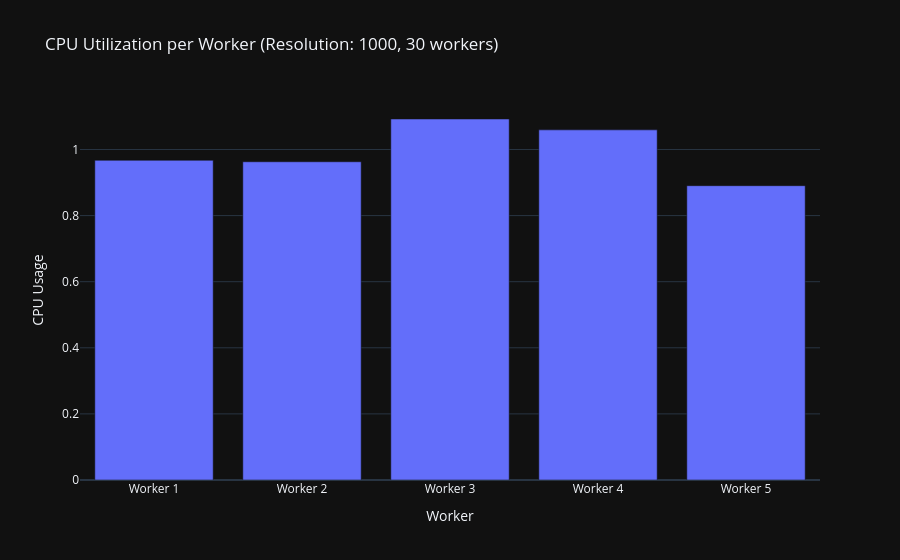
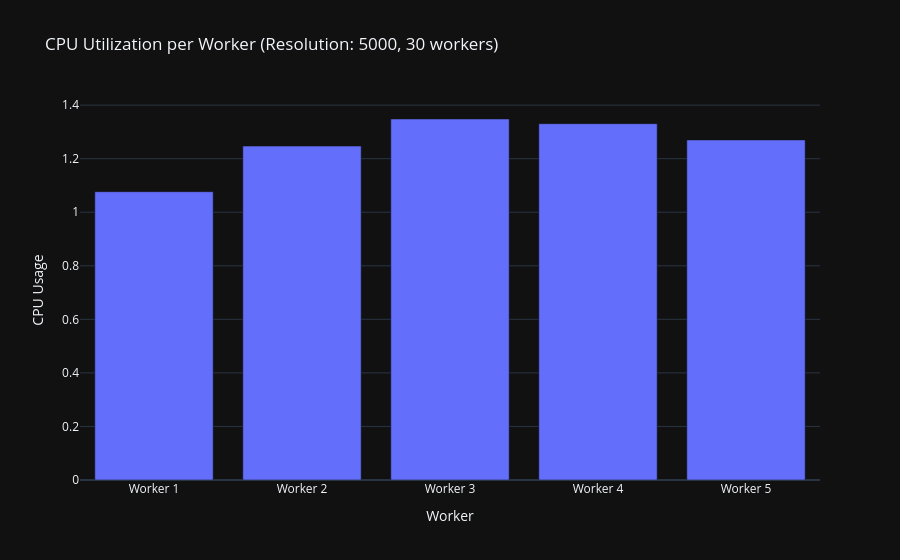
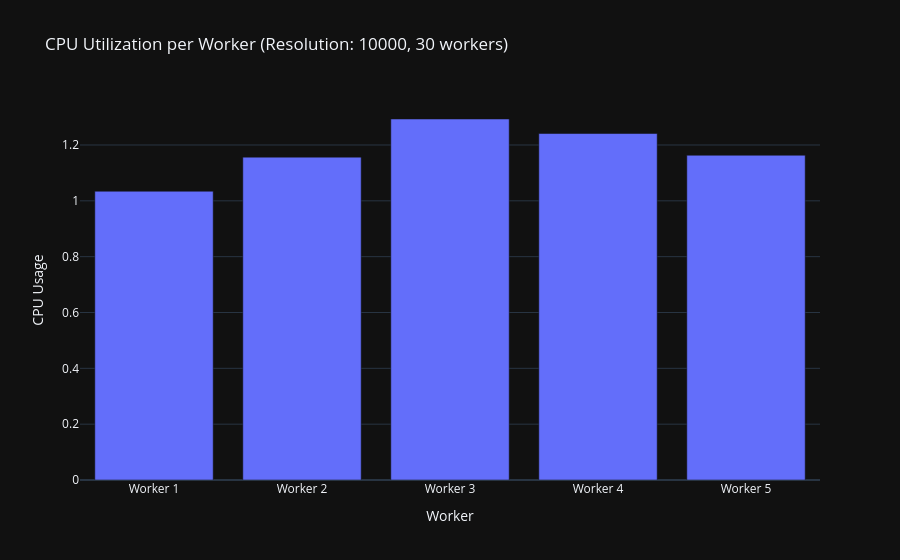

Notebook source saved alongside these figures, in order:
### Code cell
# Store CPU usage per worker for each resolution
worker_cpu_usage = {}

# Print available keys to understand the naming pattern
print("Available keys:", list(prom_data_paths.keys()))
print("\nAvailable resolutions:", sorted(mean_cpu_usages.keys()))

# Find keys for 30 workers case for each resolution
for resolution in sorted(mean_cpu_usages.keys()):
    # Find the key that contains "30" and the current resolution
    try:
        matching_key = next(key for key in prom_data_paths.keys()
                          if "1" in key and str(resolution) in key)
        print(f"\nFound key for resolution {resolution}: {matching_key}")

        # Get data for each worker
        for work_num in range(1, 6):
            temp_path = os.path.join(prom_data_paths[matching_key], f"worker{work_num}.feather")
            cpu_usage = get_mean_cpu(common_utils.get_cleaned_df(temp_path))
            if resolution not in worker_cpu_usage:
                worker_cpu_usage[resolution] = []
            worker_cpu_usage[resolution].append(cpu_usage)
    except StopIteration:
        print(f"\nNo matching key found for resolution {resolution}")
        continue

# Create plots only for resolutions where we found data
for resolution in sorted(worker_cpu_usage.keys()):
    df = pd.DataFrame({
        'Worker': [f'Worker {i+1}' for i in range(5)],
        'CPU Usage': worker_cpu_usage[resolution]
    })

    fig = px.bar(df, x='Worker', y='CPU Usage',
                 title=f'CPU Utilization per Worker (Resolution: {resolution}, 30 workers)')
    fig.update_layout(yaxis_title='CPU Usage',
                     showlegend=False)
    fig.show()

### Figure 1 — Plotly figure (JSON) as saved in the notebook; plotly's stock layout.template omitted (floating-point values rounded to 4 significant figures)
{"data": [{"alignmentgroup": "True", "hovertemplate": "Worker=%{x}<br>CPU Usage=%{y}<extra></extra>", "legendgroup": "", "marker": {"color": "#636efa", "pattern": {"shape": ""}}, "name": "", "offsetgroup": "", "orientation": "v", "showlegend": false, "textposition": "auto", "x": ["Worker 1", "Worker 2", "Worker 3", "Worker 4", "Worker 5"], "xaxis": "x", "y": [0.9673, 0.9629, 1.092, 1.059, 0.8904], "yaxis": "y", "type": "bar"}], "layout": {"xaxis": {"anchor": "y", "domain": [0.0, 1.0], "title": {"text": "Worker"}}, "yaxis": {"anchor": "x", "domain": [0.0, 1.0], "title": {"text": "CPU Usage"}}, "legend": {"tracegroupgap": 0}, "title": {"text": "CPU Utilization per Worker (Resolution: 1000, 30 workers)"}, "barmode": "relative", "showlegend": false}}

### Figure 2 — Plotly figure (JSON) as saved in the notebook; plotly's stock layout.template omitted (floating-point values rounded to 4 significant figures)
{"data": [{"alignmentgroup": "True", "hovertemplate": "Worker=%{x}<br>CPU Usage=%{y}<extra></extra>", "legendgroup": "", "marker": {"color": "#636efa", "pattern": {"shape": ""}}, "name": "", "offsetgroup": "", "orientation": "v", "showlegend": false, "textposition": "auto", "x": ["Worker 1", "Worker 2", "Worker 3", "Worker 4", "Worker 5"], "xaxis": "x", "y": [1.077, 1.247, 1.348, 1.331, 1.27], "yaxis": "y", "type": "bar"}], "layout": {"xaxis": {"anchor": "y", "domain": [0.0, 1.0], "title": {"text": "Worker"}}, "yaxis": {"anchor": "x", "domain": [0.0, 1.0], "title": {"text": "CPU Usage"}}, "legend": {"tracegroupgap": 0}, "title": {"text": "CPU Utilization per Worker (Resolution: 5000, 30 workers)"}, "barmode": "relative", "showlegend": false}}

### Figure 3 — Plotly figure (JSON) as saved in the notebook; plotly's stock layout.template omitted (floating-point values rounded to 4 significant figures)
{"data": [{"alignmentgroup": "True", "hovertemplate": "Worker=%{x}<br>CPU Usage=%{y}<extra></extra>", "legendgroup": "", "marker": {"color": "#636efa", "pattern": {"shape": ""}}, "name": "", "offsetgroup": "", "orientation": "v", "showlegend": false, "textposition": "auto", "x": ["Worker 1", "Worker 2", "Worker 3", "Worker 4", "Worker 5"], "xaxis": "x", "y": [1.034, 1.156, 1.293, 1.241, 1.163], "yaxis": "y", "type": "bar"}], "layout": {"xaxis": {"anchor": "y", "domain": [0.0, 1.0], "title": {"text": "Worker"}}, "yaxis": {"anchor": "x", "domain": [0.0, 1.0], "title": {"text": "CPU Usage"}}, "legend": {"tracegroupgap": 0}, "title": {"text": "CPU Utilization per Worker (Resolution: 10000, 30 workers)"}, "barmode": "relative", "showlegend": false}}
